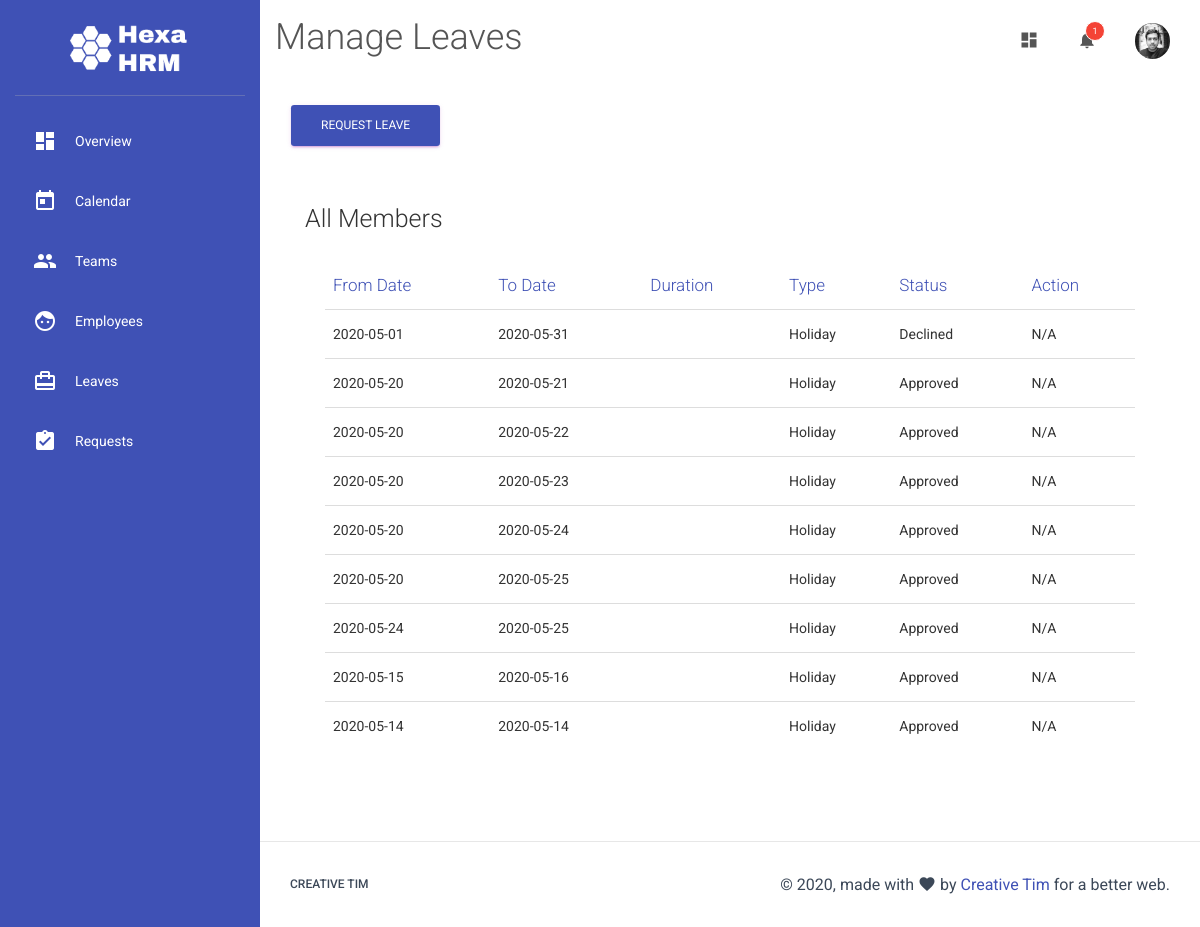
/leaves/ (signed in), run on an earlier commit of the app's database.
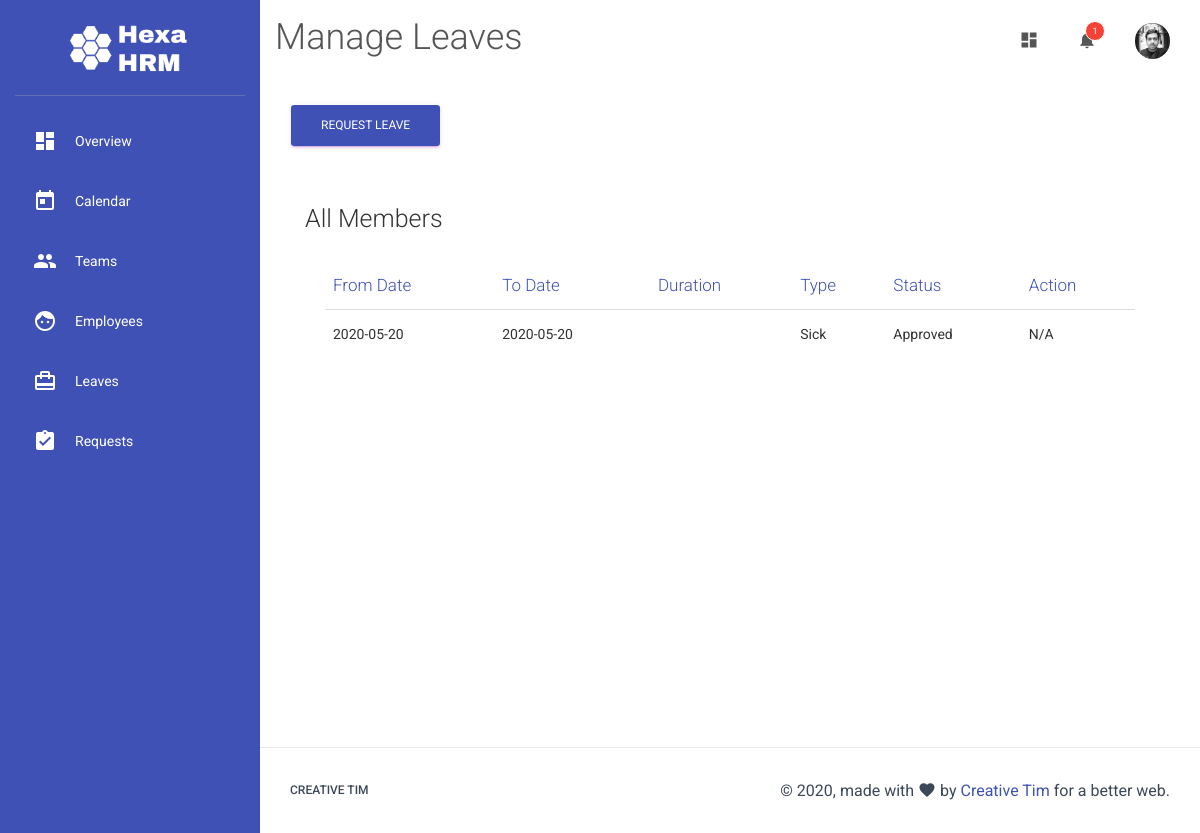
And on a later commit of the database.
### main.py (models this page shows)
class User(db.Model):
    id = db.Column(db.Integer, primary_key=True)
    name = db.Column(db.String, nullable=False)
    email = db.Column(db.String,nullable=False)
    phone = db.Column(db.String)
    whatsapp = db.Column(db.Boolean)
    title = db.Column(db.String)
    role = db.Column(db.Integer)
    annual_leaves = db.Column(db.Integer)
    password = db.Column(db.String)
    dob = db.Column(db.Date)
    blood_group = db.Column(db.String)
    doj = db.Column(db.Date)
    pay = db.Column(db.Integer)
    address = db.Column(db.String)
    secondary_contact_name = db.Column(db.String)
    secondary_contact_relation = db.Column(db.String)
    secondary_contact_phone = db.Column(db.String)
    origin_country = db.Column(db.String)
    diet_type = db.Column(db.Integer)
    drinking = db.Column(db.Boolean)
    marital_status = db.Column(db.Integer)
    dp = db.Column(db.String)
    leaves = db.relationship("Leave", cascade="all,delete", backref="requested_by")
    leading = db.relationship("Team_leads", cascade="all,delete", backref="manager")
    member_of = db.relationship("Team_members", cascade="all,delete", backref="members")
    actioned_leaves = db.relationship("Leave_action", cascade="all,delete", backref="actioned_by")
    logs = db.relationship("Activity_log",backref="activity_by")
    token = db.relationship("Access_token", cascade="all,delete", backref="user")

class Leave(db.Model):
    id = db.Column(db.Integer, primary_key=True)
    user_id = db.Column(db.Integer, db.ForeignKey("user.id"))
    category = db.Column(db.Integer, nullable=False)
    created_date = db.Column(db.Date)
    from_date = db.Column(db.Date)
    to_date = db.Column(db.Date)
    message = db.Column(db.String)

### main.py (the view)
@app.route('/leaves/', methods=["GET","POST"])
def leaves():
    if request.method == "POST":
        from_date = datetime.strptime(request.form['from'],'%Y-%m-%d').date()
        to_date = datetime.strptime(request.form['to'],'%Y-%m-%d').date()
        category = request.form['category']
        message = request.form['message']
        created_date = date.today()
        leave_req = Leave(user_id=g.user.id,category=category,created_date=created_date,from_date=from_date,to_date=to_date,message=message)
        db.session.add(leave_req)
        db.session.commit()
        length = count_leaves(from_date,to_date)
        user = User.query.get(g.user.id)
        user.annual_leaves = user.annual_leaves - length
        db.session.commit()
        team_leads = get_team_leads(user.id)
        admins = User.query.filter_by(role=3).all()
        for user in admins:
            send_request_mail(from_date,to_date,category,user)
        for lead in team_leads:
            if not lead in admins:
                send_request_mail(from_date,to_date,category,lead)
        return render_template("leaves.html", response=response("s1"))
    else:
        return render_template("leaves.html")

### main.py (called while the page is built)
@app.before_request
def before_request():
    g.user = None
    if "uid" in session:
        login_user = User.query.get(session["uid"])
        if login_user and bcrypt.check_password_hash(session["sk"], login_user.name):
            g.user = login_user

### templates/leaves.html (shortened to what this page needs)
{% extends "template.html" %}
{% block heading %}
<h2>Manage Leaves</h2>
{% endblock %}
{% block content %}
<button type="button" class="btn btn-primary" data-toggle="modal" data-target="#add-leave">
  Request Leave
</button>
<div class="col-md-12">
  <div class="card">
    <h3>All Members</h3>
    <div class="card-body">
      <div class="table-responsive">
        <table class="table">
          <thead class=" text-primary">
            <tr>
            <th>From Date</th>
            <th>To Date</th>
            <th>Duration</th>
            <th>Type</th>
            <th>Status</th>
            <th>Action</th>
          </tr></thead>
          <tbody>
            {% for leave in g.user.leaves|sort(attribute='id', reverse = True) %}
            <tr>
              <td>{{leave.from_date.strftime('%Y-%m-%d')}}</td>
              <td>{{leave.to_date.strftime('%Y-%m-%d')}}</td>
              <td></td>
              <td>{% if leave.category == "1" %}
                    Holiday
                  {% else %}
                    Sick
                  {% endif %}
              </td>
              <td>
              {% if leave.action[0] %}
                {% if leave.action[0].status == 1 %}
                  Approved
                {% else %}
                  Declined
                {% endif %}
              {% else %}
                Pending
              {% endif %}
              </td>
              <td>
              {% if not leave.action[0] %}
                <button type="button" rel="tooltip" class="btn btn-sm btn-danger" data-original-title="" title="">
                    <i class="material-icons">close</i> Cancel
                  <div class="ripple-container"></div></button>
              {% else %}
                N/A
              {% endif %}
              </td>
            </tr>
            {% endfor %}
          </tbody>
        </table>
      </div>
    </div>
  </div>
</div>
{% endblock %}

### templates/template.html (shortened to what this page needs)
<!doctype html>
<html lang="en">
<head>
  <link rel="stylesheet" href="https://maxcdn.bootstrapcdn.com/font-awesome/latest/css/font-awesome.min.css">
  <link href="{{ url_for('static', filename='css/material-dashboard.css') }}" rel="stylesheet" />
  <link href="{{ url_for('static', filename='css/custom.css') }}" rel="stylesheet" />
  <link rel="stylesheet" href="//cdnjs.cloudflare.com/ajax/libs/fullcalendar/3.3.0/fullcalendar.min.css" />
</head>
<body>
  <div class="wrapper ">
    <div class="sidebar" data-color="azure" data-background-color="white">
      <div class="logo">
        <img src="/static/img/logo.png">
      </div>
      <div class="sidebar-wrapper">
        <ul class="nav">
        {% if g.user == None %}
          <li class="nav-item">
            <a class="nav-link" href="/sign-in/">
              <i class="material-icons">lock</i>
              <p>Login</p>
            </a>
          </li>
        {% else %}
          <li class="nav-item">
            <a class="nav-link" href="/">
              <i class="material-icons">dashboard</i>
              <p>Overview</p>
            </a>
          </li>
          <li class="nav-item">
            <a class="nav-link" href="/calendar/">
              <i class="material-icons">today</i>
              <p>Calendar</p>
            </a>
          </li>
          <li class="nav-item">
            <a class="nav-link" href="/teams/">
              <i class="material-icons">group</i>
              <p>Teams</p>
            </a>
          </li>
          <li class="nav-item">
            <a class="nav-link" href="/employees/">
              <i class="material-icons">face</i>
              <p>Employees</p>
            </a>
          </li>
          <li class="nav-item">
            <a class="nav-link" href="/leaves/">
              <i class="material-icons">card_travel</i>
              <p>Leaves</p>
            </a>
          </li>
          <li class="nav-item">
            <a class="nav-link" href="/requests/">
              <i class="material-icons">assignment_turned_in</i>
              <p>Requests</p>
            </a>
          </li>
        {% endif %}
        </ul>
      </div>
    </div>
    <div class="main-panel">
      <nav class="navbar navbar-expand-lg navbar-transparent navbar-absolute fixed-top ">
        <div class="container-fluid">
          <div class="navbar-wrapper">
            {% block heading %}
            {% endblock %}
          </div>
          <div class="collapse navbar-collapse justify-content-end">
            {% if session%}
            <ul class="navbar-nav">
              <li class="nav-item">
                <a class="nav-link" href="javascript:;">
                  <i class="material-icons">dashboard</i>
                </a>
              </li>
              <li class="nav-item dropdown">
                <a class="nav-link" href="http://example.com" id="navbarDropdownMenuLink" data-toggle="dropdown" aria-haspopup="true" aria-expanded="false">
                  <i class="material-icons">notifications</i>
                  <span class="notification">1</span>
                </a>
              </li>
              <li class="nav-item dropdown">
                <a class="nav-link" href="javascript:;" id="navbarDropdownProfile" data-toggle="dropdown" aria-haspopup="true" aria-expanded="false">
                  {% if g.user.dp %}
                  <img class="img nav-icon" src="/static/img/users/{{g.user.dp}}">
                  {% else %}
                  <img class="img nav-icon" src="/static/img/users/default.png">
                  {% endif %}
                <div class="ripple-container"></div></a>
              </li>
            </ul>
            {% endif %}
          </div>
        </div>
      </nav>
      <div class="content">
        <div class="container-fluid">
          {% block content %}
          {% endblock %}
        </div>
      </div>
      <footer class="footer">
        <div class="container-fluid">
          <nav class="float-left">
            <ul>
              <li>
                <a href="https://www.creative-tim.com">
                  Creative Tim
                </a>
              </li>
            </ul>
          </nav>
          <div class="copyright float-right">
            &copy;
            , made with <i class="material-icons">favorite</i> by
            <a href="https://www.creative-tim.com" target="_blank">Creative Tim</a> for a better web.
          </div>
        </div>
      </footer>
    </div>
  </div>
</body>
</html>

### static/css/custom.css (style rules this page uses)
.sidebar { background: #3F51B5; color:white; box-shadow: none !important; }
body { background-color: #fff; font-weight: 400; }
.sidebar .nav li a, .sidebar .nav li .dropdown-menu a { color: #ffffff !important; }
.card, .card-profile .card-avatar { box-shadow: none !important; }
.sidebar .logo img { max-width: 120px; margin: 0 auto; display: block; }
.sidebar .nav i { color: #ffffff; }
img.img.nav-icon { max-width: 35px; border-radius: 100%; }

What changed in the data, as far as the page shows it:
removed Leave: from_date "2020-05-01", to_date "2020-05-31", category "Holiday", shows "Declined"
removed Leave: from_date "2020-05-20", to_date "2020-05-21", category "Holiday", shows "Approved"
removed Leave: from_date "2020-05-20", to_date "2020-05-22", category "Holiday", shows "Approved"
removed Leave: from_date "2020-05-20", to_date "2020-05-23", category "Holiday", shows "Approved"
removed Leave: from_date "2020-05-20", to_date "2020-05-24", category "Holiday", shows "Approved"
removed Leave: from_date "2020-05-20", to_date "2020-05-25", category "Holiday", shows "Approved"
removed Leave: from_date "2020-05-24", to_date "2020-05-25", category "Holiday", shows "Approved"
removed Leave: from_date "2020-05-15", to_date "2020-05-16", category "Holiday", shows "Approved"
removed Leave: from_date "2020-05-14", to_date "2020-05-14", category "Holiday", shows "Approved"
added Leave: from_date "2020-05-20", to_date "2020-05-20", category "Sick", shows "Approved"
